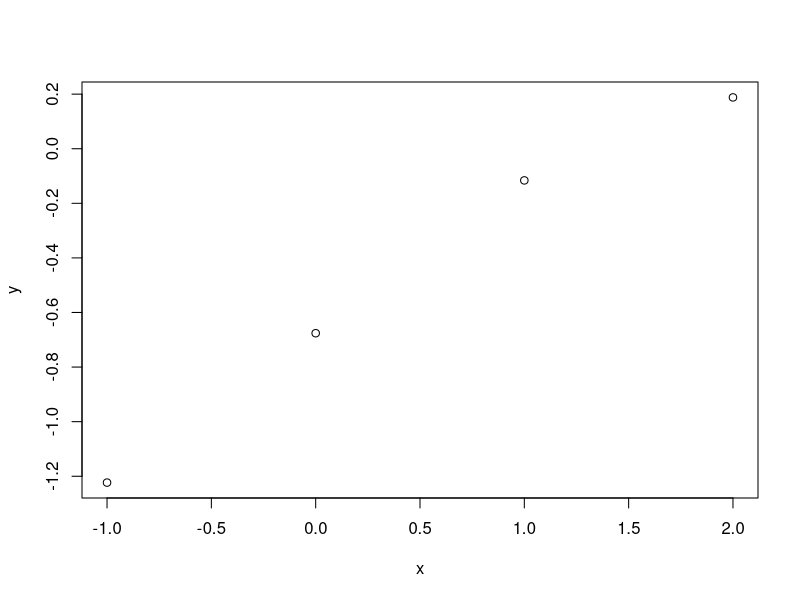
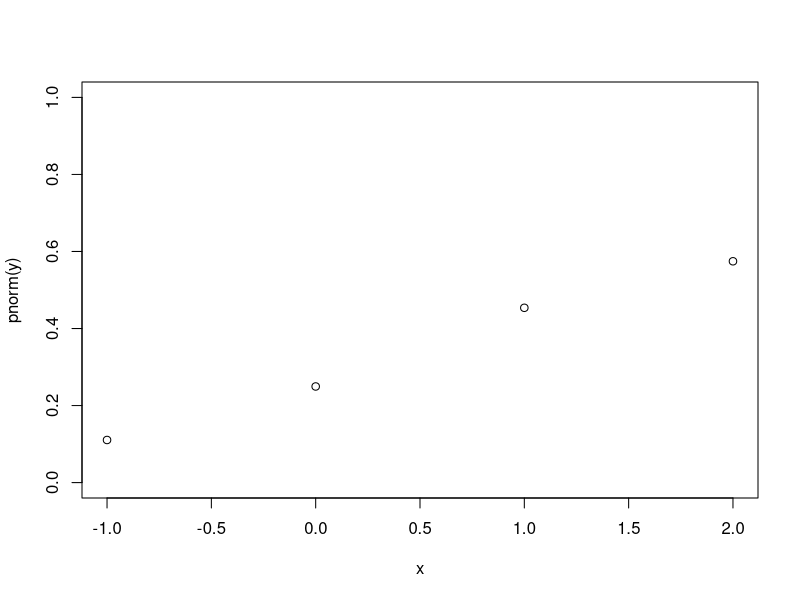
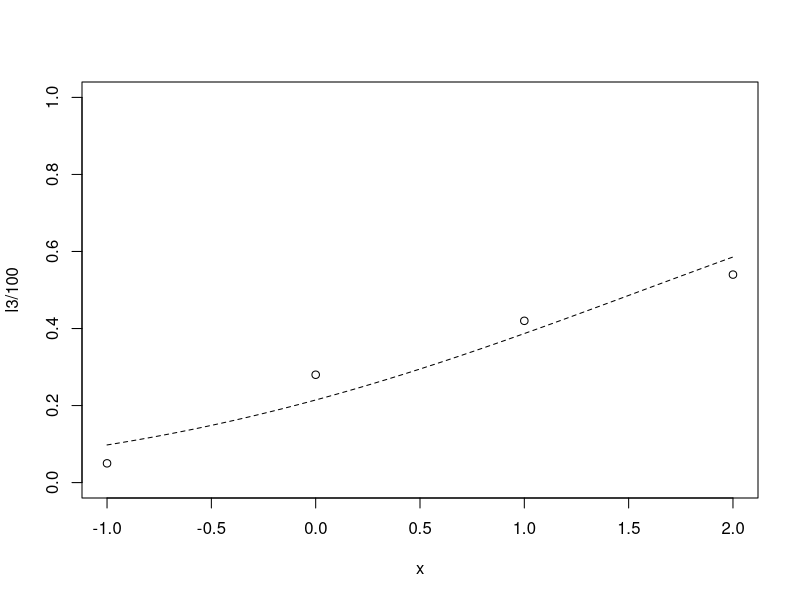

These charts were generated, in order, by the following R code:
rm(list = ls())

# simulate log10 dose
x <- log10(c(0.1, 1, 10, 100))

# simulate dose response as probits
y <- -0.6 + 0.5 * x + rnorm(length(x), sd = 0.1)
# the normal noise added to the straight line relationship represents 
# random deviation from perfect linearity. this seems realistic.

# plot probit failure by log10 dose
plot(x, y)

# plot failure probability by log10 dose
plot(x, pnorm(y), ylim = 0:1)

# pnorm(y) is the true & unknowable failure probability at each dose
pnorm(y)

# to simulate binomial data we need to expose virtual eggs, i.e. 
# take a random draw from a binomial distribution at each dose

l3 <- rbinom(length(x), 100, pnorm(y))
l3

# plot the observed proportion failing to reach L3
plot(x, l3/100, ylim = 0:1)

# fit a probit regression model
fit <- glm(cbind(l3, 100-l3) ~ x, family = binomial(link = "probit"))

summary(fit)

# extract coefficients, intercept (a) and slope (b)
a <- coef(fit)["(Intercept)"]
b <- coef(fit)["x"]
a
b

# the predicted probits are y = a + b*x
x.smooth <- seq(min(x), max(x), 0.01)
y.pred <- a + b*x.smooth

# add the fitted model to the plot
lines(x.smooth, pnorm(y.pred), lty = 2)

# we have y = a + b*x so 
# x = (y - a)/b
# we want the ED50. the probit of 50% is 0:
qnorm(0.5)
# so y drops out of the equation.
# so to get the ED50 we calculate
# x = -a/b
-a/b
# this gives the log10 dose, so the ED50 is
10^(-a/b)

# compare this to the true ED50, which from the initial model is
10^(0.6/0.5)
